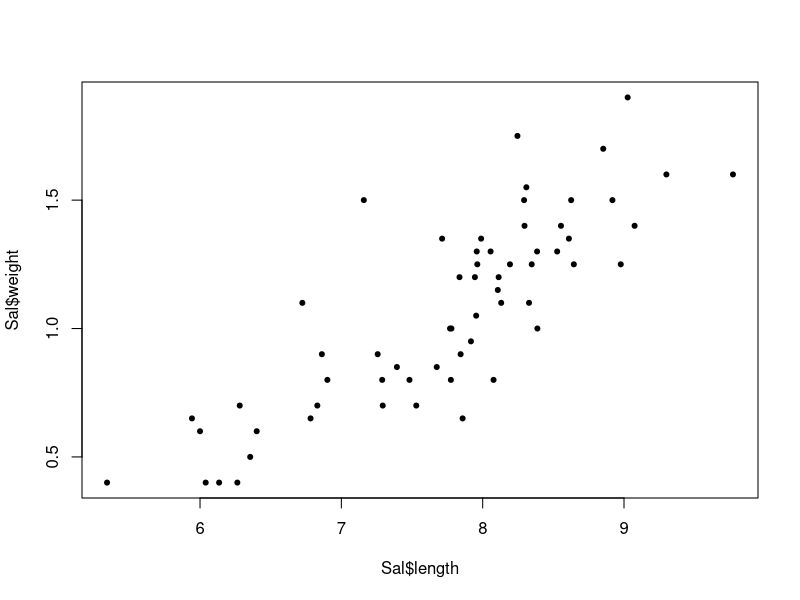

Source code (R): (Note: this script raises an error after producing the figure.)
#packages needed for this code
library(readxl)
library(tidyverse)
library(car)
library(emmeans)

#Loading in the data
Sal <- read_excel("UNHSalamander.xlsx")

#renaming hue column to redness for the sake of continuity in the paper
colnames(Sal)[10] <- "redness"

#subsetting data into sites (might be useful for later when we are playing around with the data)
SalCW <- subset(Sal, site == "CW")
SalM <- subset(Sal, site == "M")
SalMD <- subset(Sal, site == "MD")

#checking for a visual association between length and weight
plot(Sal$weight ~ Sal$length, pch=20)

#correlation test between length and weight for all sites
cor.test(Sal$length, Sal$weight)

#since length and weight are significantly correlated, the weight residuals (weight~length) will be used for further analysis to remove any covariation. 
regressionweight <- lm(Sal$weight ~ Sal$length, data=Sal)
summary(regressionweight)

#since weight residuals are going to be used for further analyses, I want to add this as a column to my data frame
resweight <- resid(regressionweight)
Sal$weightresidual <- resweight

#-------Model creation and selection---------
smod1 <- lm(maxsprint ~ redness + intensity + ambtemp + weightresidual + length + site, data=Sal)
summary(smod1)

step(smod1, direction ="backward")

#you can create a vector with what the most complex model could be and have the step function run through it "forwards"
smod2 <- lm(maxsprint ~ 1, data=Gsal)
biggest <- formula(lm(maxsprint~ redness + intensity + ambtemp + weightresidual + length + site, data=Sal))
step(smod2, direction = "forward", scope = biggest)

#site smod1 narrowed down the variables affecting sprint speed to just site, looked at an interaction of color and site as a possible relevant effect
smod3 <- lm(maxsprint ~ redness*site + intensity*site + weightresidual + length + ambtemp, data= Sal)
summary(smod3)

#use the step function to inform what to remove from the model to make it more informative
step(smod3)

#continuing to trial models that are biologically relevant to see if any are significant based on information from the step(smod3) output
smod4 <- lm(maxsprint ~ redness*site + weightresidual + length + ambtemp, data= Sal)
summary(smod4)
smod5 <- lm(maxsprint ~ redness*site + weightresidual + ambtemp, data= Sal)
summary(smod5)

#Running a type 2 ANOVA
Anova(smod5)

#estimated marginal means of linear trends. Looking at differences betwewen slopes
trend <- emtrends(smod5, pairwise ~ site, var="redness")
summary(trend)
#can also use the function contrast as a post-hoc test, but it gives the same results as summary in this case
contrast(trend$emtrends, method = "pairwise")

#Lets graph it to compare linear trends!
Sal %>% 
  ggplot(aes(redness, maxsprint, fill=site, col=site, shape = site)) +
  geom_point() +
  theme_light() +
  xlab("Relative Redness") +
  ylab("Maximum Sprint Speed (cm/s)") +
  geom_smooth(method= lm, alpha= 0.2) +
  scale_color_manual(values = c("#648FFF","#DC267F","#785EF0")) +
  scale_fill_manual(values = c("#648FFF","#DC267F","#785EF0"))

#I also want to compare redness across sites since there is an interaction between redness and site
redaov <- aov(Gsal$redness ~ Gsal$site)
summary(redaov)

#Woo significance! I wonder which sites it's between...
TukeyHSD(redaov)

#More graphing! Lets visualize the distribution of points between the three sites
Sal %>% 
  ggplot(aes(site, redness, fill= site)) +
  xlab("Site") +
  ylab("Relative Redness") +
  geom_violin() +
  theme_light() +
  theme(legend.position= "none") +
  geom_boxplot(width=0.1) +
  scale_fill_manual(values = c("#648FFF","#DC267F","#785EF0"))


#------Time to play around with the data----------
